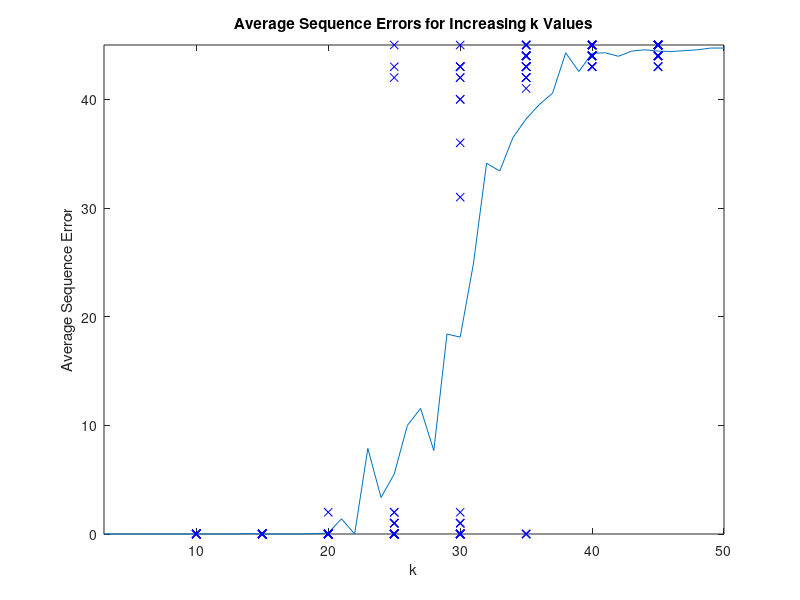

Reproduce this figure in MATLAB.
% dennis mcilhany BME 502 Project 2 task 2

clc; clear all;

sequenceE=zeros(50,25)
for k=3:50;
    N=50;
    f=0.1;
    n=N*f;
    for run=1:25;
        input=zeros(N,1);
        temporary=randperm(N);
        input(temporary(1:n))=1;
        T=zeros(k,N);
        T(1,:)=input;
        W=zeros(N);
        for i=2:k;
            input=zeros(N,1);
            temporary=randperm(N);
            input(temporary(1:n))=1;
            T(i,:)=input;
            W=W+T(i-1,:)'*T(i,:);
        end
        for p=1:N;
            for l=1:N;
                if W(p,l)>=1;
                    W(p,l)=1;
                end
            end
        end
        R=zeros(k,N);
        R(1,:)=T(1,:);
        for z=1:k-1;
            newinput=R(z,:)*W;
            R(z+1,:)=newinput;
            for m=1:N;
                if R(z+1,m)>=n;
                    R(z+1,m)=1;
                else
                    R(z+1,m)=0;
                end
            end
        end
        for b=1:N;
            if R(k,b)~=T(k,b);
                sequenceE(k,run)=sequenceE(k,run)+1;
            end
        end
        avgerror(k)=mean(sequenceE(k,:));
    end
end
capacity=1;
while avgerror(capacity)==0;
    capacity=capacity+1;
end
capacity
K=1:k;
plot(K,avgerror,10,sequenceE(10,:),'xb',15,sequenceE(15,:),'xb',20,sequenceE(20,:),'xb',25,sequenceE(25,:),'xb',30,sequenceE(30,:),'xb',35,sequenceE(35,:),'xb',40,sequenceE(40,:),'xb',45,sequenceE(45,:),'xb');
title('Average Sequence Errors for Increasing k Values')
xlabel('k')
ylabel('Average Sequence Error')
axis([3 50 0 45]);






